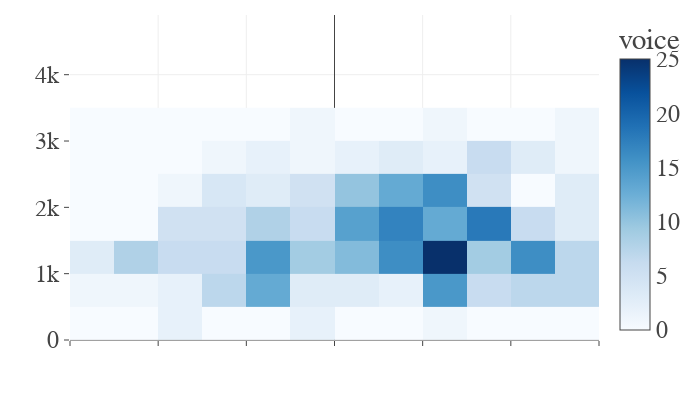

Source (notebook cell):
### Code cell
# Positions in front of the wall while using speech interaction
fig_ht = px.density_heatmap(hfspeech, x="wall_x", y="wall_y", nbinsx=20, color_continuous_scale="Blues", 
                   range_x=[-3000,3000], range_y=[0,4900], width=690, height=400, template="none")

fig_ht.update_xaxes(title="", showticklabels=False)
fig_ht.update_yaxes(title="", tickformat="~s")

fig_ht.update_layout(title="", font_family="Arial", font_size=fontsize, showlegend=False,
    margin=dict(l=70, r=0, b=60, t=15))
fig_ht.layout['coloraxis']['colorbar']['title'] = 'voice'

fig_ht.write_image("fig5-speech.pdf")
fig_ht.show()

### Figure 1 — Plotly figure (JSON) as saved in the notebook; plotly's stock layout.template omitted (floating-point values rounded to 4 significant figures; data arrays with more than 128 entries replaced by an {"elided": "..."} marker saying what was removed)
{"data": [{"coloraxis": "coloraxis", "hovertemplate": "wall_x=%{x}<br>wall_y=%{y}<br>count=%{z}<extra></extra>", "name": "", "nbinsx": 20, "type": "histogram2d", "x": {"elided": "393 float values"}, "xaxis": "x", "xbingroup": "x", "y": {"elided": "393 float values"}, "yaxis": "y", "ybingroup": "y"}], "layout": {"coloraxis": {"colorbar": {"title": {"text": "voice"}}, "colorscale": [[0, "rgb(247,251,255)"], [0.125, "rgb(222,235,247)"], [0.25, "rgb(198,219,239)"], [0.375, "rgb(158,202,225)"], [0.5, "rgb(107,174,214)"], [0.625, "rgb(66,146,198)"], [0.75, "rgb(33,113,181)"], [0.875, "rgb(8,81,156)"], [1, "rgb(8,48,107)"]]}, "font": {"family": "Arial", "size": 24}, "height": 400, "legend": {"tracegroupgap": 0}, "margin": {"b": 60, "l": 70, "r": 0, "t": 15}, "showlegend": false, "title": {"text": ""}, "width": 690, "xaxis": {"anchor": "y", "domain": [0, 1], "range": [-3000, 3000], "showticklabels": false, "title": {"text": ""}, "type": "linear"}, "yaxis": {"anchor": "x", "domain": [0, 1], "range": [0, 4900], "tickformat": "~s", "title": {"text": ""}, "type": "linear"}}}
